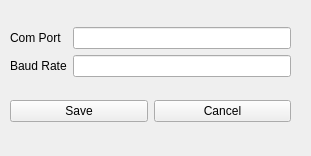
<?xml version="1.0" encoding="UTF-8"?>
<ui version="4.0">
 <class>SettingsWidget</class>
 <widget class="QWidget" name="SettingsWidget">
  <property name="geometry">
   <rect>
    <x>0</x>
    <y>0</y>
    <width>311</width>
    <height>156</height>
   </rect>
  </property>
  <property name="windowTitle">
   <string>Form</string>
  </property>
  <widget class="QWidget" name="verticalLayoutWidget_3">
   <property name="geometry">
    <rect>
     <x>10</x>
     <y>10</y>
     <width>281</width>
     <height>131</height>
    </rect>
   </property>
   <layout class="QVBoxLayout" name="verticalLayout_3">
    <item>
     <layout class="QHBoxLayout" name="horizontalLayout_3">
      <item>
       <layout class="QVBoxLayout" name="verticalLayout">
        <item>
         <widget class="QLabel" name="label">
          <property name="text">
           <string>Com Port</string>
          </property>
         </widget>
        </item>
        <item>
         <widget class="QLabel" name="label_2">
          <property name="text">
           <string>Baud Rate</string>
          </property>
         </widget>
        </item>
       </layout>
      </item>
      <item>
       <layout class="QVBoxLayout" name="verticalLayout_2">
        <item>
         <widget class="QLineEdit" name="comPortLineEdit"/>
        </item>
        <item>
         <widget class="QLineEdit" name="baudRateLineEdit"/>
        </item>
       </layout>
      </item>
     </layout>
    </item>
    <item>
     <layout class="QHBoxLayout" name="horizontalLayout">
      <item>
       <widget class="QPushButton" name="savePushButton">
        <property name="text">
         <string>Save</string>
        </property>
       </widget>
      </item>
      <item>
       <widget class="QPushButton" name="cancelPushButton">
        <property name="text">
         <string>Cancel</string>
        </property>
       </widget>
      </item>
     </layout>
    </item>
   </layout>
  </widget>
 </widget>
 <resources/>
 <connections/>
</ui>
